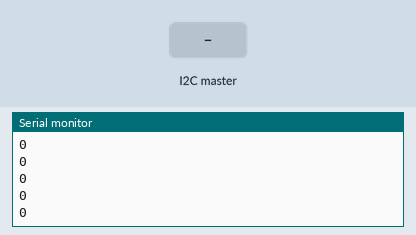
This sketch was run on a simulated Arduino Uno, built with avr-gcc and run on an emulated ATmega328P. On the bench: the last lines printed to the serial monitor. The test bench sets the inputs (shaded band).

Above: at 1.2 s.
1.3 s: the I2C master sends the byte 1
At 2.2 s:
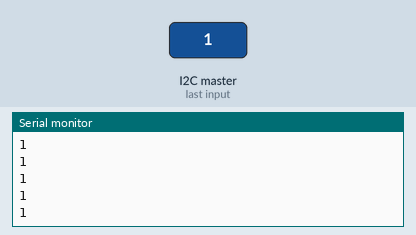
2.8 s: the I2C master sends the byte 2
At 3.7 s:
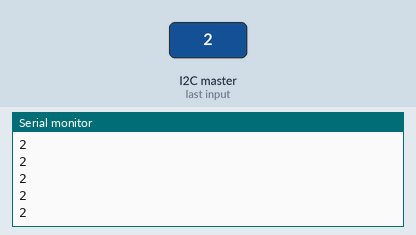
Timing chart, 0 to 5.8 s (numbered marks = the images above; inputs shaded):
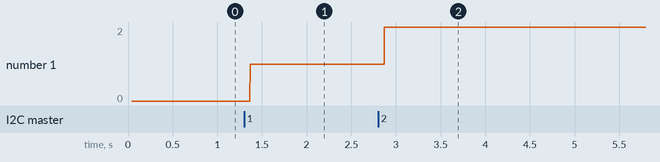

The sketch:

lpd_druckkopf_arduino.ino
```cpp
#include <Stepper.h>
#include <Wire.h>

#define VERSION 1

#define PIN_TRIGGER 12
#define PIN_ECHO 13

#define INT1 8
#define INT1 9
#define INT1 10
#define INT1 11

#define TESTLED 13
#define SLAVE_ADDR 9

int cmd = 0; // public variable for instructions over uart
int x = 0;

unsigned long duration;

void setup() {
  Serial.begin(9600); // initailise Serial connection
  Serial.println("Leiterplattendrucker Druckkopfsteuerung");
  //pinMode(TESTLED, OUTPUT); // define Testled as output

  // Set PinMode for ultrasonic sensor
  pinMode(PIN_TRIGGER, OUTPUT);
  pinMode(PIN_ECHO, INPUT);

  // Initialise the IIC communication as slave
  Wire.begin(SLAVE_ADDR);
  Wire.onReceive(receiveEvent);
  Wire.onRequest(requestEvent);
}

void receiveEvent(int bytes) {
  x = Wire.read();    // read one character from the I2C
}

void requestEvent() {
  //Measure the Distance of the ultrasonic sensor and return the data
  Wire.write(measureDistance());
}

int measureDistance(){
  digitalWrite(PIN_TRIGGER, LOW);
  delayMicroseconds(2);

  digitalWrite(PIN_TRIGGER, HIGH);
  delayMicroseconds(10);
  digitalWrite(PIN_TRIGGER, LOW);

  duration = pulseIn(PIN_ECHO, HIGH);
  unsigned int distance = duration * 0.344 / 2;
  Serial.println(distance);
  return distance;
}


void loop() {
  Serial.println(x);
  if(x == 1){
    digitalWrite(TESTLED, HIGH);
  }else if(x == 2){
    digitalWrite(TESTLED, LOW);
  }

}
```

Measured:
- after the input at 1.3 s, the serial monitor: prints a new line after 0.07 s (image 1)
- after the input at 2.8 s, the serial monitor: prints a new line after 0.07 s (image 2)
- plotted number 1: 0 → 1 after the input at 1.3 s, 1 → 2 after the input at 2.8 s
